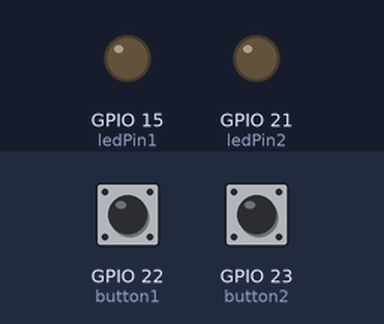
Simulated run of this sketch. Board: ESP32. Shown: output pins drawn as LEDs (lit = HIGH). The inputs (shaded band) are chosen by the test bench; at power-on: GPIO 22 (button1) HIGH, GPIO 23 (button2) HIGH.

Above: at 1.2 s.
1.3 s: GPIO 22 (button1) pulled LOW for 1 s
At 1.61 s:
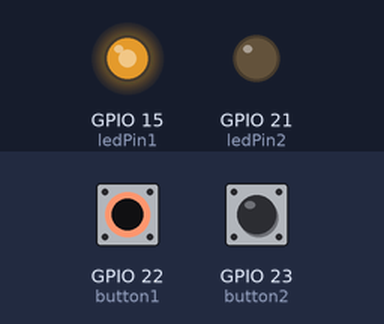
Timing chart, 0 to 4.3 s (numbered marks = the images above; inputs shaded):
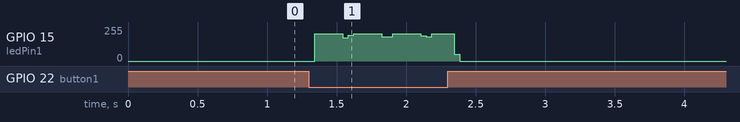

The sketch:

Assignment1.ino
```cpp
/*
  Assignment 1 B31DG
  Author: Neil Lamont
  HWUID: H00298429

  This code is designed to create and alter a waveform
  using an ESP32 board and an oscilloscope to verify results.

  To disable the stream of pulses press down and hold button 1.
  To alter the waveform to run from largest to smallest press and hold button 2 (mode 2).
*/

#include<stdio.h>

#define A 1200 // the time for which signal A will be high in microseconds
#define B 100 // the time for which signal A will be low in microseconds
#define C 17 // the number of times signal A will be high
#define D 6 // the time that will delay after completing the waveform before starting again in milliseconds
#define sigB 50 // the time for which signal B will be high in microseconds
#define calc_Diff(i) (i * 50) // a simple function for calculating the different times signal A will be high for

// defining the corresponding pins to the ESP32 board
const int ledPin1 = 15;
const int ledPin2 = 21;
const int button1 = 22;
const int button2 = 23;

// initialising the button state variables to low (default)
int buttonState1 = 0;
int buttonState2 = 0;

// the setup function runs once when you press reset or power the board
void setup() {
  // initialise buttons as inputs and LEDs as outputs
  pinMode(button1, INPUT);
  pinMode(button2, INPUT);
  pinMode(ledPin1, OUTPUT);
  pinMode(ledPin2, OUTPUT);
}

// the loop function runs indefinitely
void loop() {
  buttonState1 = digitalRead(button1); // determine whether button 1 is high or low
  buttonState2 = digitalRead(button2); // determine whether button 2 is high or low

  if(buttonState1 == LOW){ // enable waveform
    if(buttonState2 == LOW) { // normal waveform
      digitalWrite(ledPin2, HIGH); // begin sig B
      delayMicroseconds(sigB); // wait B
      digitalWrite(ledPin2, LOW); // end sig B
      for(int i = 0; i < C; i++) { // iterate 17 times
        digitalWrite(ledPin1, HIGH); // begin sig A
        delayMicroseconds(A + calc_Diff(i)); // wait A with correct delay
        digitalWrite(ledPin1, LOW); // end sig A
        delayMicroseconds(B);
      }
      delay(D);
    }
    else { // inverted waveform
      digitalWrite(ledPin2, HIGH); // begin sig B
      delayMicroseconds(sigB); // wait B
      digitalWrite(ledPin2, LOW); // end sig B
      for(int i = (C-1); i > -1; i--) { // iterate 17 times
        digitalWrite(ledPin1, HIGH); // begin sig A
        delayMicroseconds(A + calc_Diff(i)); // wait A with correct delay
        digitalWrite(ledPin1, LOW); // end sig A
        delayMicroseconds(B);
      }
      delay(D);
    }
  }
  else { // disable waveform
    return;
  }

 }
```
